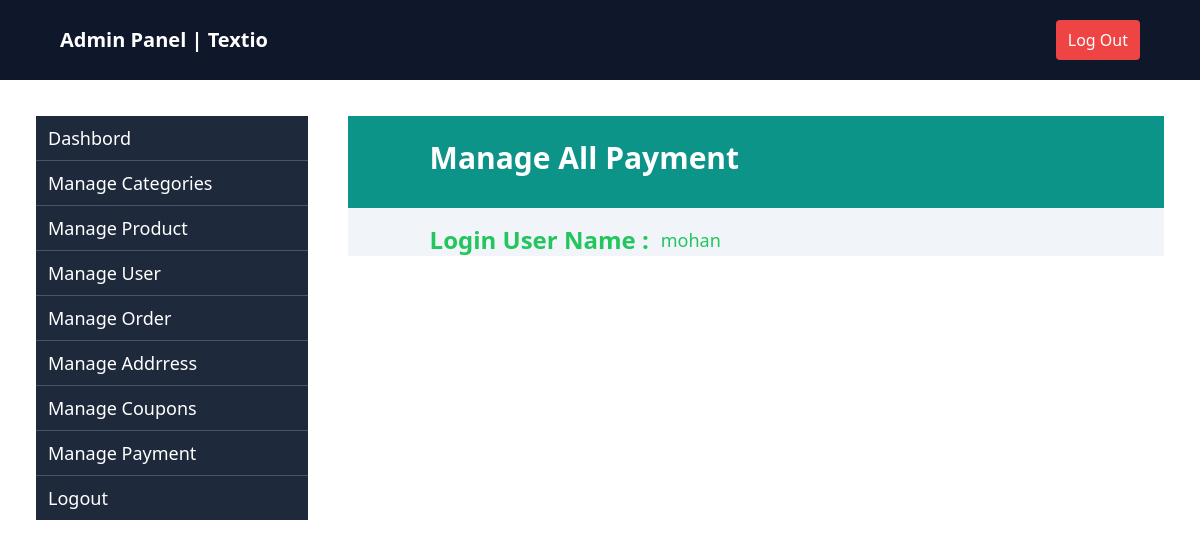
The page /manage-payment/ (signed in) on the database as committed earlier.
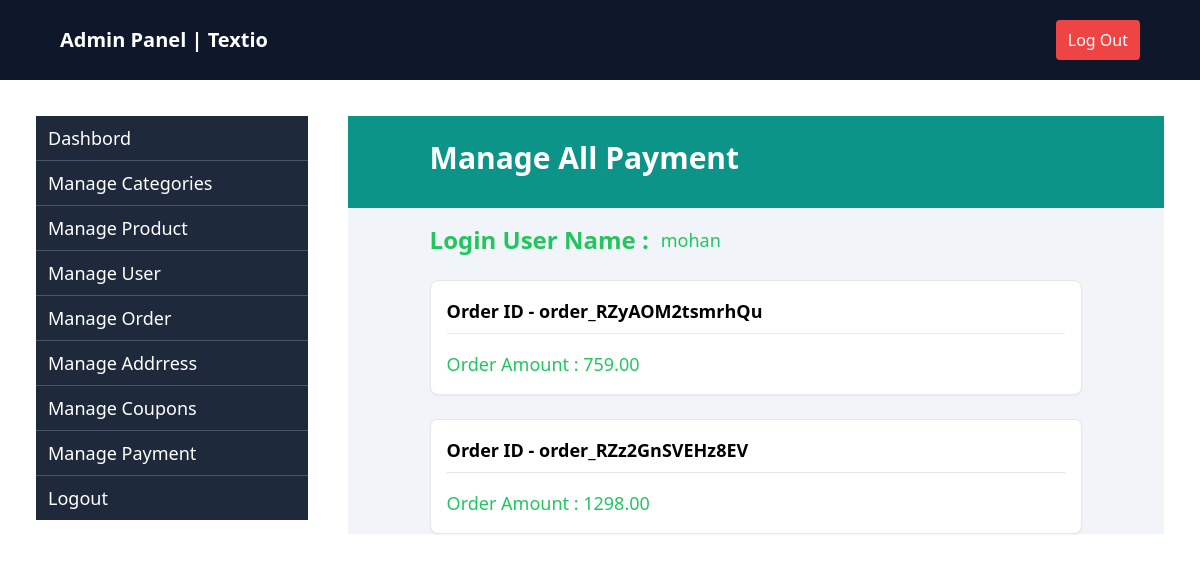
The same page on the database as committed later.
### apptextio/models.py (models this page shows, shortened)
class Order(models.Model):
    user = models.ForeignKey(User, on_delete=models.CASCADE,blank=True,null=True)
    temp_user = models.CharField(max_length=50,blank=True,null=True)
    isordered = models.BooleanField(default=False)
    address = models.ForeignKey("Address", on_delete=models.CASCADE, blank=True, null=True)
    coupon = models.ForeignKey("Coupon",on_delete=models.CASCADE, blank=True, null=True)
    create_at =models.DateTimeField(auto_now=True, blank=True, null=True)
    razor_pay_order_id = models.CharField(max_length=100, blank=True, null=True)
    razor_pay_payment_id = models.CharField(max_length=100, blank=True, null=True)
    razor_pay_payment_signature = models.CharField(max_length=100, blank=True, null=True)
    from_buynow = models.BooleanField(default=False)
    def gettotaldiscountamount(self):
        total_discount = Decimal(0.00)
        item_discount = 0
        for item in OrderItem.objects.filter(order=self.id):
            item_discount += item.total_discount_price()
            total_discount = Decimal(str(item_discount))
        return total_discount
    def getpayableamount(self):
        if self.coupon:
            getpayableamount = Decimal(str(self.gettotaldiscountamount() - self.coupon.amount))
            return  getpayableamount
        else:
            getpayableamount = Decimal(str(self.gettotaldiscountamount()))
            return  getpayableamount

class OrderItem(models.Model):
    order = models.ForeignKey("Order", on_delete=models.CASCADE,blank=True,null=True, related_name="items")
    variant_product = models.ForeignKey(Variant, on_delete=models.CASCADE)
    qty = models.IntegerField(default=1)
    isordered = models.BooleanField(default=False)
    def total_discount_price(self):
        total_discount_price = Decimal(str(self.variant_product.dis_price*self.qty))
        return total_discount_price

class Variant(models.Model):
    product = models.ForeignKey("Product",on_delete=models.CASCADE,related_name="variants")
    size = models.ForeignKey("SizeVariant",on_delete=models.CASCADE,related_name="sizes")
    color = models.CharField(max_length=20)
    price = models.DecimalField(max_digits=10,decimal_places=2)
    dis_price = models.DecimalField(max_digits=10,decimal_places=2, blank=True, null=True)
    image = models.ImageField(upload_to="photo/",default = "img")
    stock = models.PositiveIntegerField(default=1)
    class Meta:
        unique_together = ('product', 'size', 'color')

### apptextio/admin_views.py (the view)
# urls.py: path("manage-payment/",managePayment,name="managepayment"),
def managePayment(request):
    data = {}
    data['orders'] = Order.objects.filter(user=request.user , isordered = True)
    return render(request, 'admin/manage_payment.html', data)

### apptextio/context_processors.py (called while the page is built)
def no_of_orderitms(request):
    numbers = 0
    try:
        order = Order.objects.filter(user=request.user,isordered=False,from_buynow=False).first()
        if order:
            orderitems = OrderItem.objects.filter(order_id=order,isordered=False)
            numbers = orderitems.count()
        return {"numbers":numbers}
    except:
        return {"numbers":numbers}

### apptextio/templates/admin/manage_payment.html (shortened to what this page needs)
{% extends 'admin/admin_base.html' %}
{% load tailwind_filters %}
{% block content %}
<div class="bg-slate-100 flex flex-1 flex-col">
    <div class="flex-1 bg-teal-600 text-white px-[10%] py-6">
        <h2 class="text-3xl font-semibold">Manage All Payment</h2>
    </div>
    <div class="flex mt-4 gap-5 px-[10%]">
        <div class="w-full">
            <div class="flex items-center gap-3">
                <p class="text-2xl font-bold text-green-500">Login User Name :</p><span class="text-green-500 text-lg">
                    {{user.username}}</span>
            </div>
            {% for order in orders %}
            <div class="flex flex-col gap-4 mt-6 border rounded-lg bg-white shadow-sm p-4">
                <div class="flex items-center justify-between border-b pb-2">
                    <h2 class="text-lg font-semibold">Order ID - {{ order.razor_pay_order_id }}</h2>
                </div>
                <div class="flex">
                    <span class="text-green-500 text-lg">Order Amount : {{order.getpayableamount}}</span>
                </div>
            </div>
            {% endfor %}
        </div>
    </div>
</div>
{% endblock %}

Rows that differ between the two databases and show on the page:
added Order: razor_pay_order_id "order_RZyAOM2tsmrhQu", getpayableamount "759.00"
added Order: razor_pay_order_id "order_RZz2GnSVEHz8EV", getpayableamount "1298.00"
